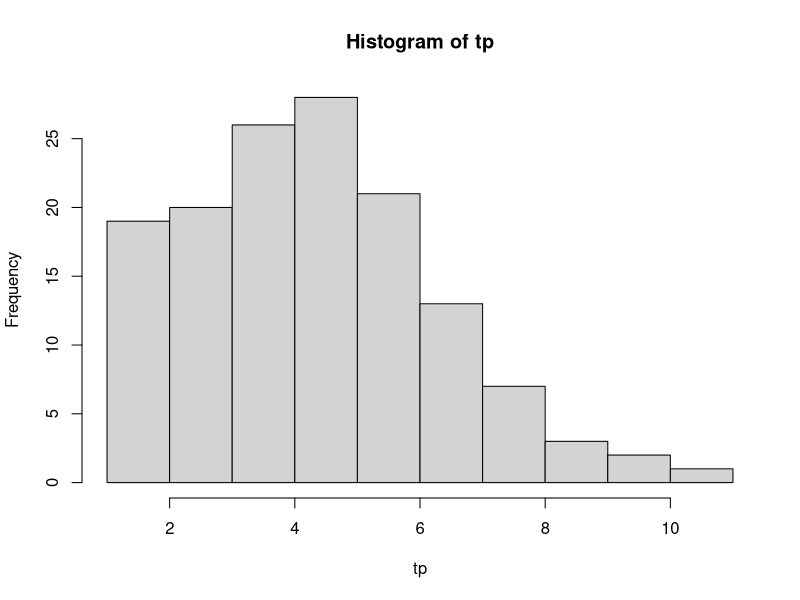
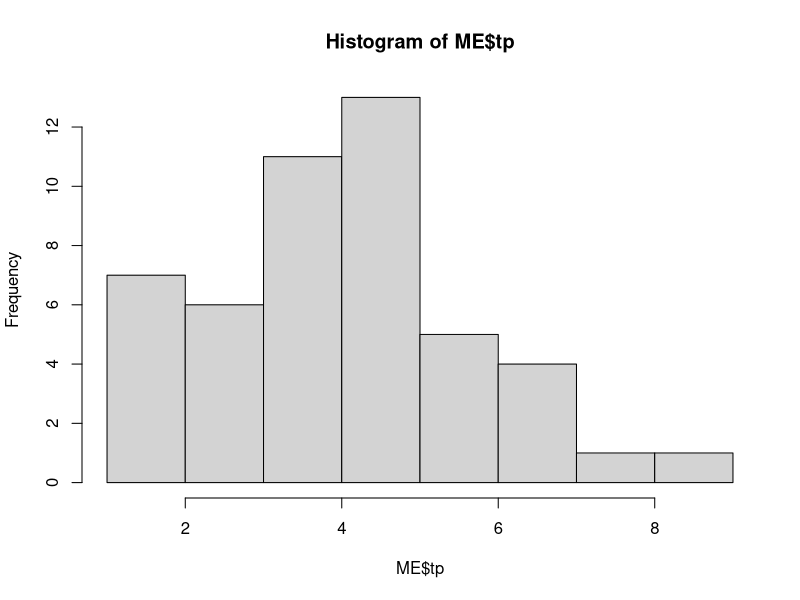
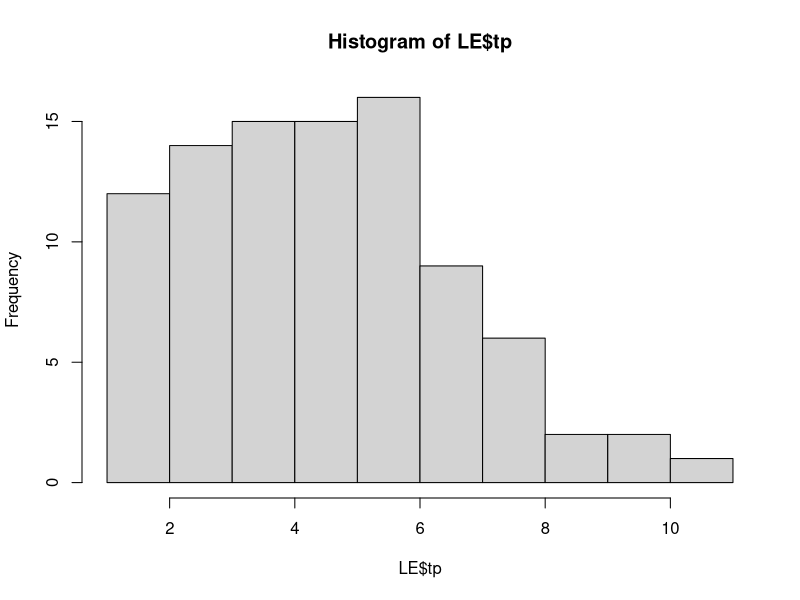

Write R code to recreate these figures, in order.
library(stringr)

indata <- read.csv("./data/data_autumn2020.csv", header = TRUE, sep=";")
#print(head(indata)) # sanity check

# setting the correct categories?
ME <- indata[indata$category == "ME",]
LE <- indata[indata$category == "LE",]
NT <- indata[indata$technique == "NT",]
OT <- indata[indata$technique == "OT",]

# mappling correlating data with eachother?
NT_LE <- LE[LE$technique == "NT",]
OT_LE <- LE[LE$technique == "OT",] # missing sub. 36?
NT_ME <- ME[ME$technique == "NT",]
OT_ME <- ME[ME$technique == "OT",]

# plotting both ME and LE
tp <- indata$tp 
hist(tp)
print("Data for tp")
print(summary(tp))

# Plotting hist ME
hist(ME$tp)
print("Data for ME")
print(summary(ME$tp))

# Plotting hist LE
hist(LE$tp)
print("Data for LE")
print(summary(LE$tp))